Frame 1 (no input): blank canvas, image omitted
Frame 60 (the mouse pressed at the canvas centre just before this capture): blank canvas, image omitted
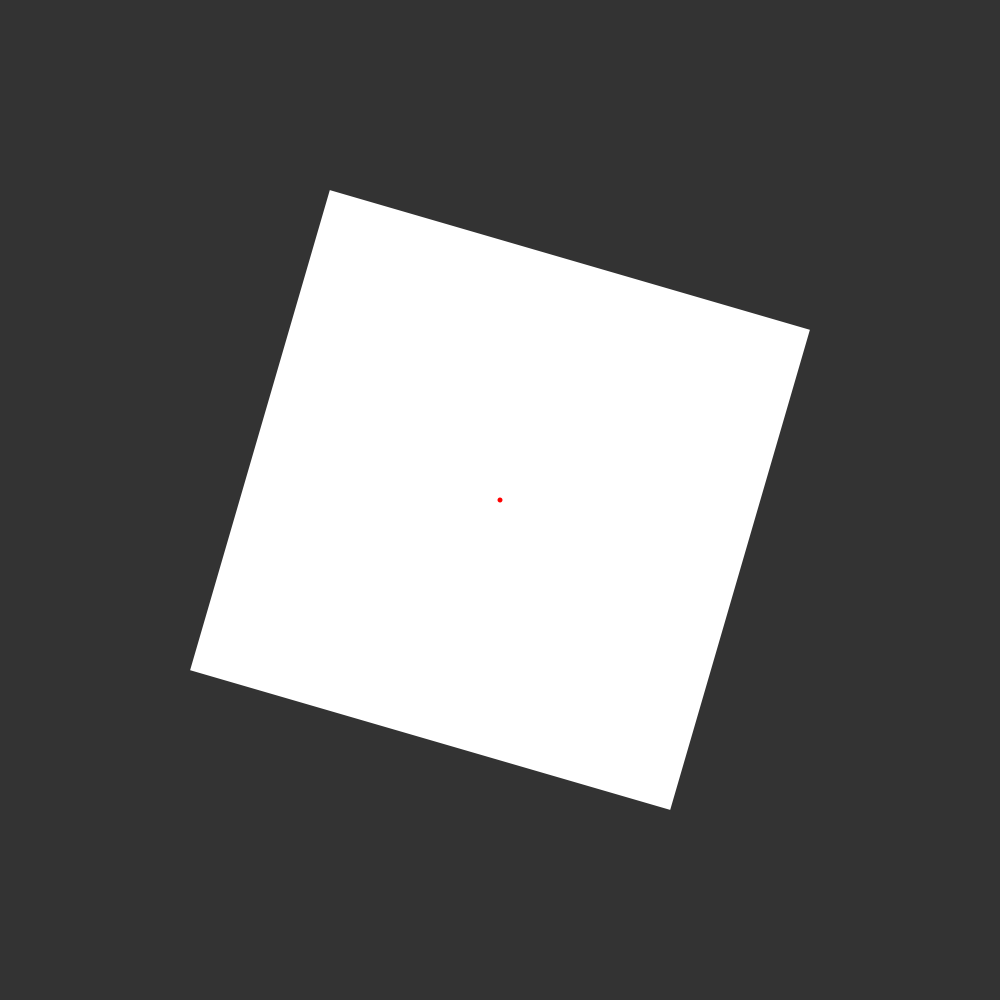
Frame 120 (the mouse held since frame 60 and released just before this capture)

The Processing sketch whose frames 1 and 60 were blank and that drew this single picture after the mouse press (run headless with seeded random() and noise(); from frame 60 on, the mouse is pressed at the canvas centre):

// Processing sketch: processing_129782
// ── processing_129782.pde

float angle = 0.0;
int lum = 255;
int blum = 51;

void setup() {
  size(1000,1000);
  noStroke();
  fill(255);
  rectMode(CENTER);
}

void draw() {
  if(mousePressed){
    angle = angle-.2*(mouseX/1000.);
  }else{
    angle = angle+.2*(mouseX/1000.);
  }
  background(blum);
  translate(width/2, height/2);
  rotate(angle);
  noStroke();
  fill(lum);
  rect(0, 0, mouseY, mouseY);   
  fill(#FF0000);
  ellipse(0,0,5,5);
}

void keyPressed(){
  if(key==CODED){
    if(keyCode==UP && lum<245){
      lum = lum+10;
    }
    if(keyCode==DOWN && lum>10){
      lum = lum-10;
    }
    if(keyCode==LEFT && blum>10){
      blum = blum-10;
    }
    if(keyCode==RIGHT && blum<245){
      blum = blum+10;
    }
  }
}
    
